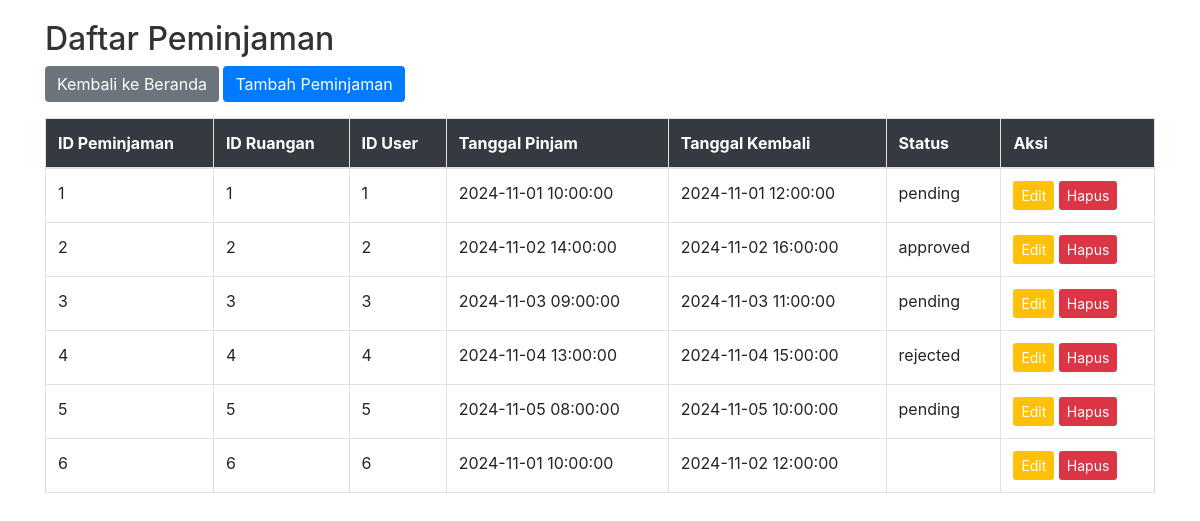
Screenshot of /peminjaman.php with the database file from the repository.
### tables this page shows
CREATE TABLE peminjaman (
  id_peminjaman INT(11) NOT NULL AUTO_INCREMENT,
  id_ruangan INT(11) NOT NULL,
  id_user INT(11) NOT NULL,
  tanggal_pinjam DATETIME NOT NULL,
  tanggal_kembali DATETIME NOT NULL,
  status ENUM('pending', 'approved', 'rejected') DEFAULT 'pending',
  PRIMARY KEY (id_peminjaman),
  FOREIGN KEY (id_ruangan) REFERENCES ruangan (id_ruangan),
  FOREIGN KEY (id_user) REFERENCES user (id_user)
);

### peminjaman.php (the view, shortened to what this page needs)
<!DOCTYPE html>
<html lang="en">
<head>
    <link rel="stylesheet" href="https://stackpath.bootstrapcdn.com/bootstrap/4.5.2/css/bootstrap.min.css">
</head>
<body>
<div class="container">
    <h2>Daftar Peminjaman</h2>
    <a href="index.php" class="btn btn-secondary mb-3">Kembali ke Beranda</a>
    <a href="tambah_peminjaman.php" class="btn btn-primary mb-3">Tambah Peminjaman</a>
    <table class="table table-bordered">
        <thead>
            <tr>
                <th>ID Peminjaman</th>
                <th>ID Ruangan</th>
                <th>ID User</th>
                <th>Tanggal Pinjam</th>
                <th>Tanggal Kembali</th>
                <th>Status</th>
                <th>Aksi</th>
            </tr>
        </thead>
        <tbody>
            <?php
            include 'koneksi.php';
            $sql = "SELECT * FROM peminjaman";
            $result = $conn->query($sql);
            if ($result->num_rows > 0) {
                while($row = $result->fetch_assoc()) {
                    echo "<tr>
                            <td>{$row['id_peminjaman']}</td>
                            <td>{$row['id_ruangan']}</td>
                            <td>{$row['id_user']}</td>
                            <td>{$row['tanggal_pinjam']}</td>
                            <td>{$row['tanggal_kembali']}</td>
                            <td>{$row['status']}</td>
                            <td>
                                <a href='edit_peminjaman.php?id_peminjaman={$row['id_peminjaman']}' class='btn btn-edit btn-sm'>Edit</a>
                                <a href='hapus_peminjaman.php?id_peminjaman={$row['id_peminjaman']}' onclick=\"return confirm('Yakin ingin menghapus data ini?')\" class='btn btn-hapus btn-sm'>Hapus</a>
                            </td>
                          </tr>";
                }
            } else {
                echo "<tr><td colspan='8' class='text-center'>Tidak ada data peminjaman</td></tr>";
            }
            ?>
        </tbody>
    </table>
</div>
</body>
</html>

### peminjaman.php (style rules this page uses)
.container { margin-top: 20px; }
h2 { color: #333; }
.btn-primary { background-color: #007bff; border: none; }
.btn-secondary { background-color: #6c757d; border: none; }
.btn-edit { background-color: #ffc107; color: #fff; border: none; }
.btn-hapus { background-color: #dc3545; color: #fff; border: none; }
.table th { background-color: #343a40; color: #fff; }

### rows the page displays
peminjaman: id_peminjaman "1", id_ruangan "1", id_user "1", tanggal_pinjam "2024-11-01 10:00:00", tanggal_kembali "2024-11-01 12:00:00", status "pending"
peminjaman: id_peminjaman "2", id_ruangan "2", id_user "2", tanggal_pinjam "2024-11-02 14:00:00", tanggal_kembali "2024-11-02 16:00:00", status "approved"
peminjaman: id_peminjaman "3", id_ruangan "3", id_user "3", tanggal_pinjam "2024-11-03 09:00:00", tanggal_kembali "2024-11-03 11:00:00", status "pending"
peminjaman: id_peminjaman "4", id_ruangan "4", id_user "4", tanggal_pinjam "2024-11-04 13:00:00", tanggal_kembali "2024-11-04 15:00:00", status "rejected"
peminjaman: id_peminjaman "5", id_ruangan "5", id_user "5", tanggal_pinjam "2024-11-05 08:00:00", tanggal_kembali "2024-11-05 10:00:00", status "pending"
peminjaman: id_peminjaman "6", id_ruangan "6", id_user "6", tanggal_pinjam "2024-11-01 10:00:00", tanggal_kembali "2024-11-02 12:00:00"
